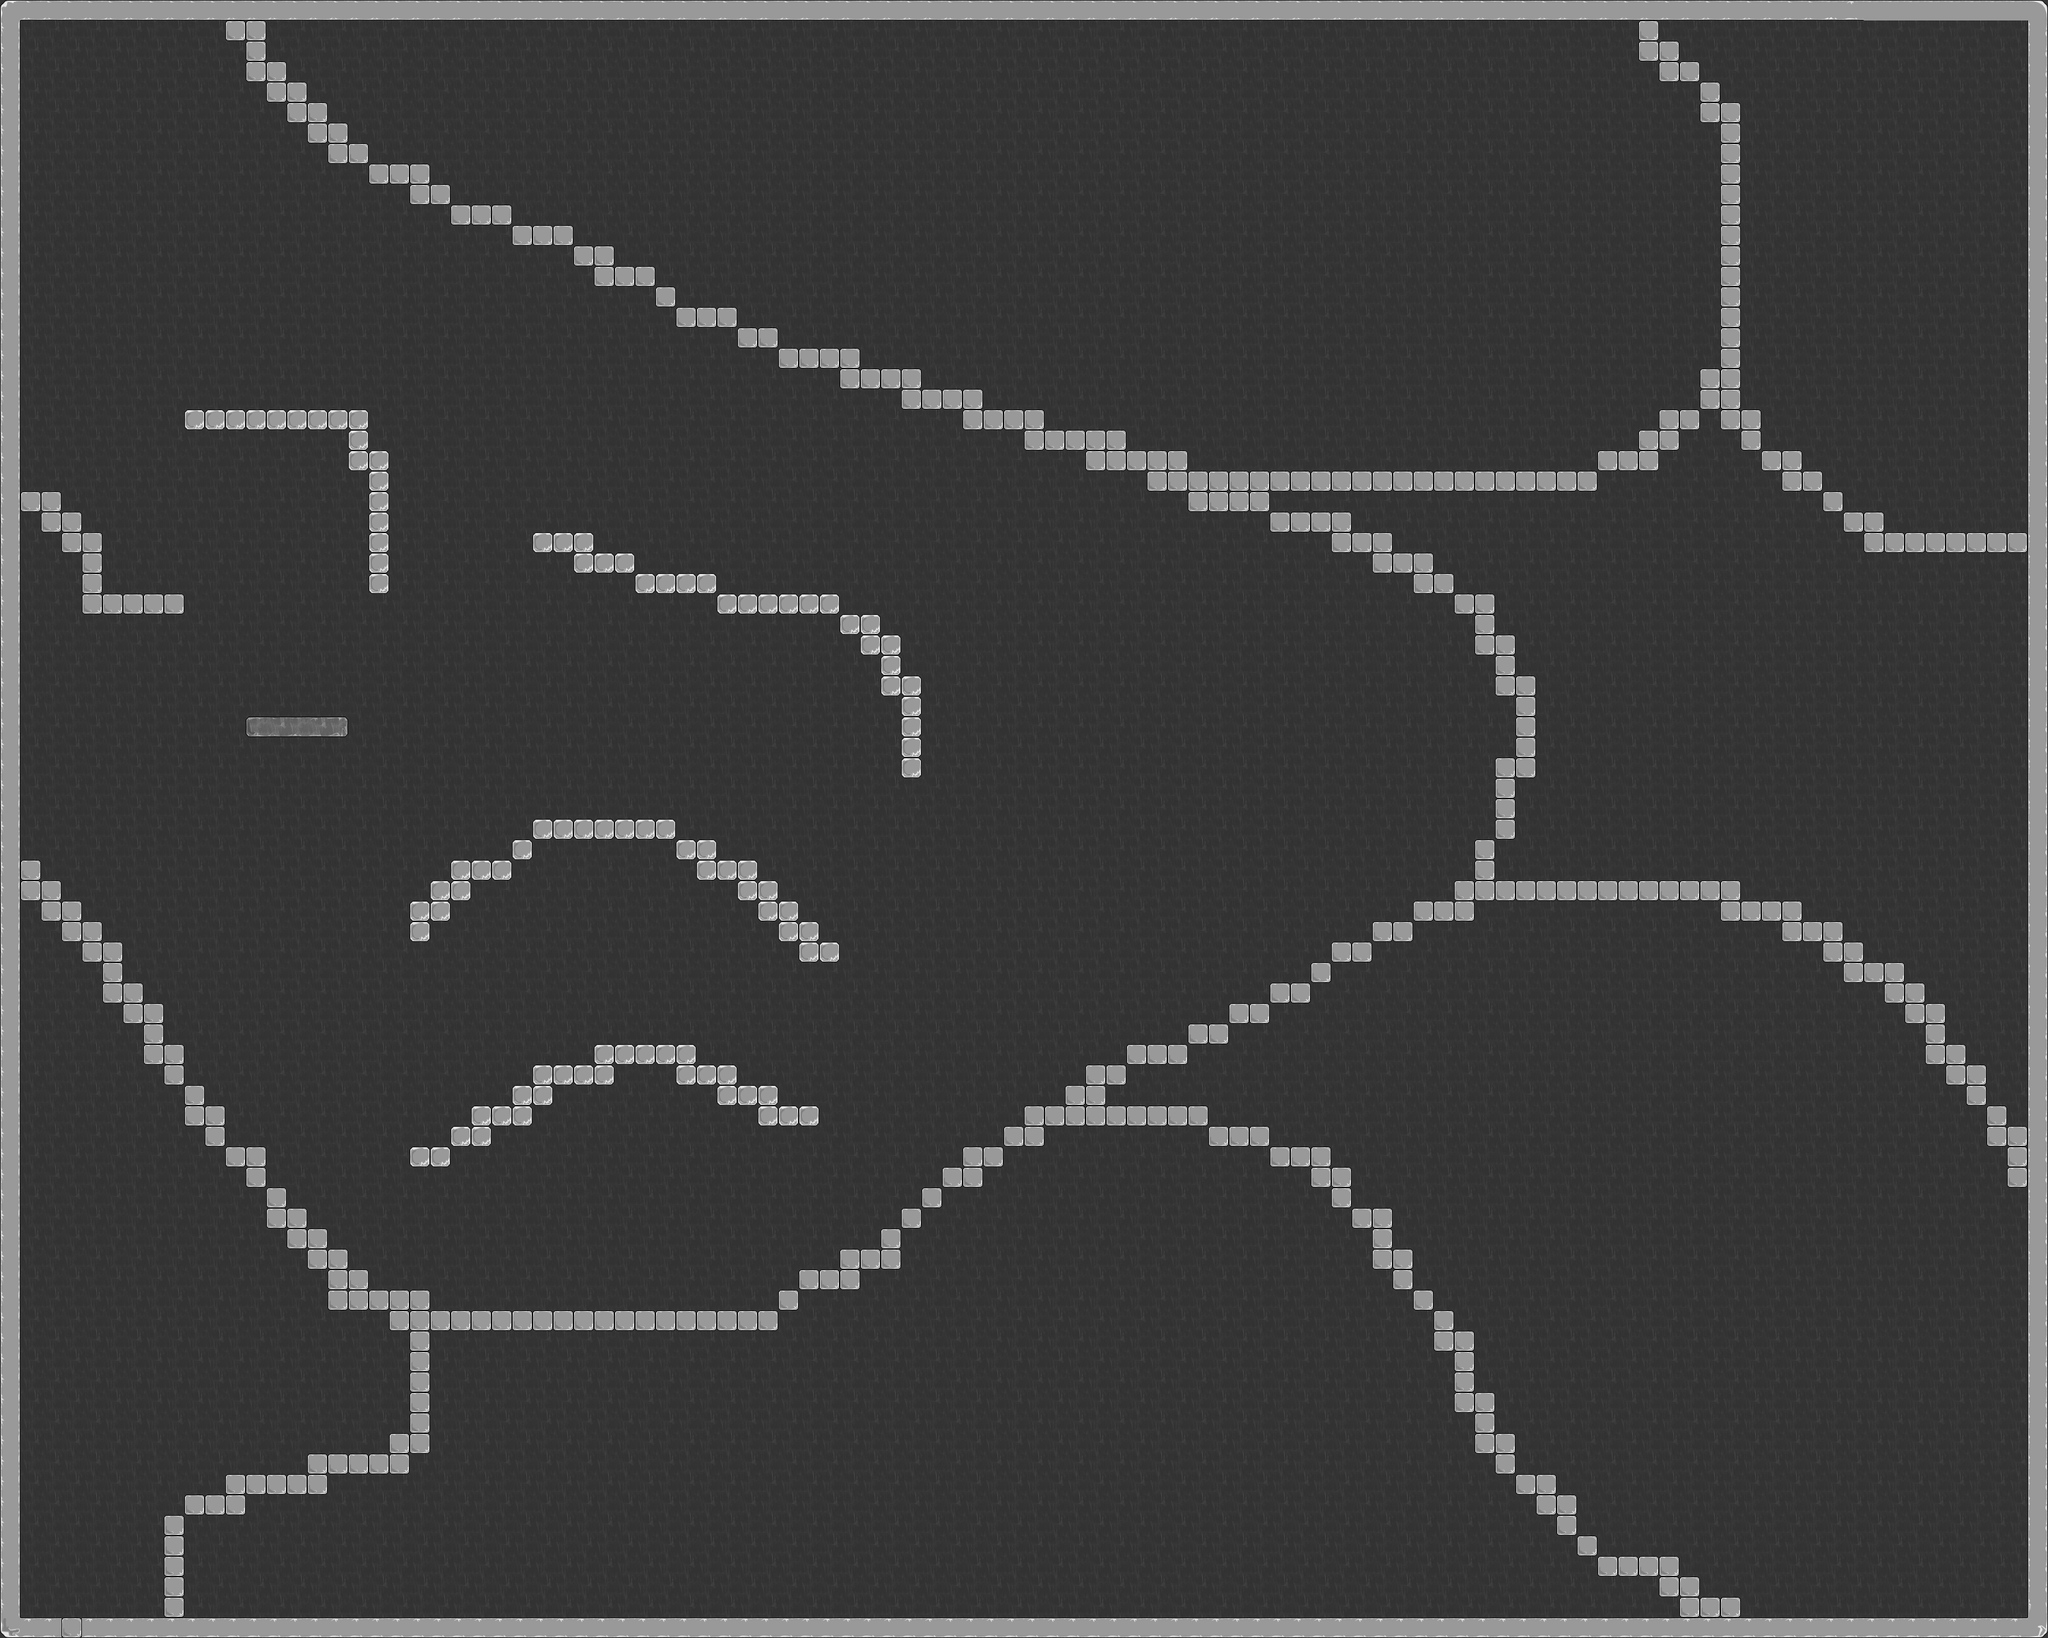

Tiled map render using the project's own tile images. Description and the map definition, with tile-layer contents summarised, below:
An orthogonal 100x80 tile map with 32x32 px tiles, 4 tile layers (BG, FG, solid, wall), 10 tilesets and 19 objects (3x 13, 3x 7, 2x 16, 2x 3, 2x 14, ...).

<map version="1.0" orientation="orthogonal" width="100" height="80" tilewidth="32" tileheight="32" backgroundcolor="#b8b8b8">
 <properties>
  <property name="gravity" value="1" />
  <property name="speed" value="3" />
 </properties>
 <tileset firstgid="1" name="stone" tilewidth="32" tileheight="32">
  <properties>
   <property name="solid" value="" />
  </properties>
  <image source="stone.png" width="192" height="160" />
 </tileset>
 <tileset firstgid="31" name="pipe" tilewidth="32" tileheight="32">
  <properties>
   <property name="spike" value="" />
  </properties>
  <image source="pipe.png" width="128" height="128" />
 </tileset>
 <tileset firstgid="47" name="stone darker" tilewidth="32" tileheight="32">
  <properties>
   <property name="solid" value="" />
  </properties>
  <image source="stone_darker.png" width="192" height="160" />
 </tileset>
 <tileset firstgid="77" name="decorations" tilewidth="32" tileheight="32">
  <properties>
   <property name="solid" value="" />
  </properties>
  <image source="decorations.png" width="256" height="256" />
 </tileset>
 <tileset firstgid="141" name="small dark tile" tilewidth="32" tileheight="32">
  <image source="small_dark_tile.png" width="64" height="64" />
 </tileset>
 <tileset firstgid="145" name="stone textured" tilewidth="32" tileheight="32">
  <image source="stone_textured.png" width="192" height="160" />
 </tileset>
 <tileset firstgid="175" name="void" tilewidth="32" tileheight="32">
  <image source="void.png" width="128" height="32" />
 </tileset>
 <tileset firstgid="179" name="spike" tilewidth="32" tileheight="32">
  <image source="spike.png" width="512" height="512" />
 </tileset>
 <tileset firstgid="435" name="arrows" tilewidth="32" tileheight="32">
  <image source="arrows.png" width="512" height="512" />
 </tileset>
 <tileset firstgid="691" name="stopper" tilewidth="32" tileheight="32">
  <image source="stopper.png" width="125" height="32" />
 </tileset>
 <layer name="BG" width="100" height="80">
  <data>[8000 cells, 8000 non-empty, 4 distinct tile ids]</data>
 </layer>
 <layer name="FG" width="100" height="80">
  <data>[8000 cells, 0 non-empty, 0 distinct tile ids]</data>
 </layer>
 <layer name="solid" width="100" height="80">
  <data>[8000 cells, 853 non-empty, 18 distinct tile ids]</data>
 </layer>
 <layer name="wall" width="100" height="80" opacity="0.9">
  <data>[8000 cells, 0 non-empty, 0 distinct tile ids]</data>
 </layer>
 <objectgroup color="#c80003" name="entitati" width="100" height="80">
  <object name="player" x="437" y="1025" width="64" height="64" />
  <object name="end" x="32" y="2368" width="224" height="160" />
 </objectgroup>
 <objectgroup color="#ffff33" name="portal" width="100" height="80">
  <object name="0" type="2" x="810" y="1716" width="185" height="241">
   <ellipse />
  </object>
  <object name="1" type="16" x="2076" y="957" width="171" height="419">
   <properties>
    <property name="" value="" />
   </properties>
   <ellipse />
  </object>
  <object name="2" type="3" x="390" y="357" width="100" height="236">
   <ellipse />
  </object>
  <object name="3" x="846" y="943" width="150" height="160">
   <ellipse />
  </object>
  <object name="4" type="16" x="1158" y="657" width="156" height="209">
   <ellipse />
  </object>
  <object name="5" type="4" x="2481" y="164" width="161" height="448">
   <ellipse />
  </object>
  <object name="6" type="5" x="716" y="92" width="388" height="198">
   <ellipse />
  </object>
  <object name="7" type="9" x="2788" y="310" width="299" height="305">
   <ellipse />
  </object>
  <object name="8" type="13" x="2924" y="1204" width="188" height="248">
   <ellipse />
  </object>
  <object name="9" type="7" x="2547" y="1111" width="152" height="244">
   <ellipse />
  </object>
  <object name="10" type="7" x="2188" y="1584" width="193" height="396">
   <ellipse />
  </object>
  <object name="11" type="14" x="2816" y="2104" width="306" height="272">
   <ellipse />
  </object>
  <object name="12" type="13" x="332" y="2376" width="384" height="124">
   <ellipse />
  </object>
  <object name="13" x="1572" y="1832" width="432" height="112">
   <ellipse />
  </object>
  <object name="14" x="292" y="1956" width="176" height="324">
   <ellipse />
  </object>
  <object name="15" type="10" x="2045" y="2318" width="324" height="194">
   <ellipse />
  </object>
  <object name="16" type="7" x="1679" y="230" width="194" height="312">
   <ellipse />
  </object>
 </objectgroup>
</map>
